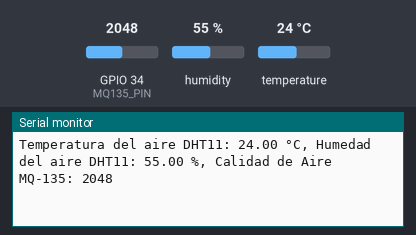
This sketch was run on a simulated ESP32. Parts: the last lines printed to the serial monitor. The inputs (shaded band) are chosen by the test bench; at power-on: humidity 55 %, GPIO 34 (MQ135_PIN) = 2048, temperature 24 °C. Storage starts empty.

Above: at 5.8 s.
5.9 s: humidity set to 22 %
At 11.3 s:
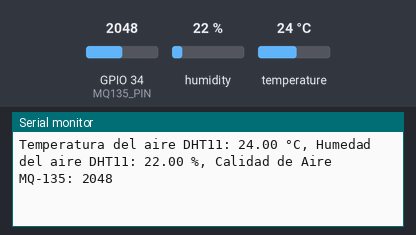
11.9 s: GPIO 34 (MQ135_PIN) set to 2866
At 16.5 s:
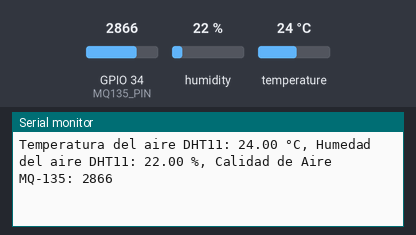
17.9 s: temperature set to 12 °C
At 21.7 s:
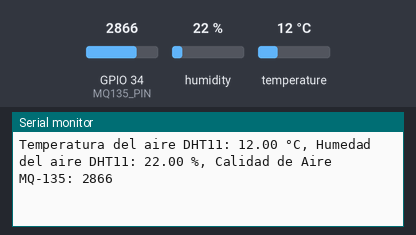
23.9 s: GPIO 34 (MQ135_PIN) set to 3603
At 25.6 s:
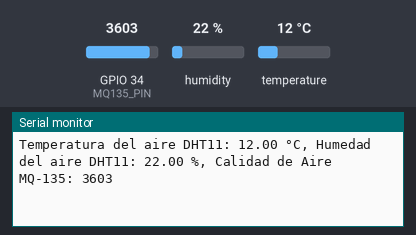
29.9 s: humidity set to 40 %
At 30.8 s:
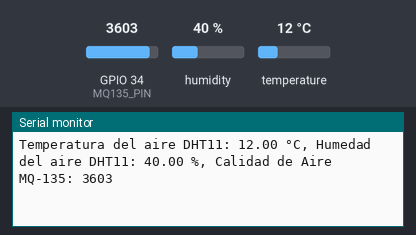
Timing chart, 0 to 32.9 s (numbered marks = the images above; inputs shaded):
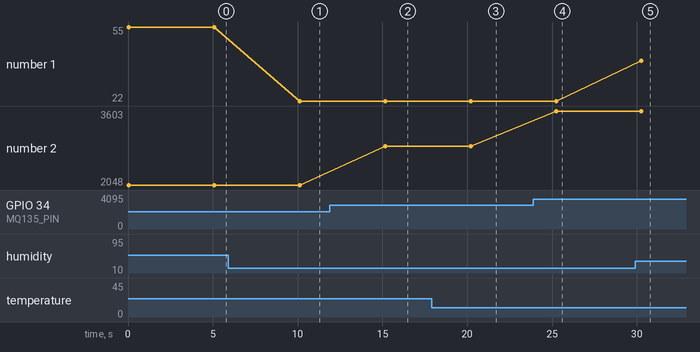

Measured:
- after the input at 5.9 s, the serial monitor: prints a new line after 4.2 s (image 1)
- after the input at 11.9 s, the serial monitor: prints a new line after 3.3 s (image 2)
- after the input at 17.9 s, the serial monitor: prints a new line after 2.3 s (image 3)
- after the input at 23.9 s, the serial monitor: prints a new line after 1.3 s (image 4)
- after the input at 29.9 s, the serial monitor: prints a new line after 0.37 s (image 5)
- plotted number 1: 55 → 22 after the input at 5.9 s, 22 → 40 after the input at 29.9 s
- plotted number 2: 2048 → 2866 after the input at 11.9 s, 2866 → 3603 after the input at 23.9 s

The sketch:

ESP32_2.0.ino
```cpp
#include <DHT.h>
#include <SD.h>
#include <SPI.h>

// Pines
#define DHTPIN 15
#define MQ135_PIN 34
#define SD_CS_PIN 5

// Definiciones

DHT dht(DHTPIN, DHT11);
File dataFile;

void setup()
{
    Serial.begin(115200); // Velocidad de baudios para el ESP32

    // Inicializar sensores

    dht.begin();

    // Inicializar SD
    if (!SD.begin(SD_CS_PIN))
    {
        Serial.println("Error al inicializar la tarjeta SD");
        return;
    }
    Serial.println("Tarjeta SD inicializada correctamente");

    // Crear o abrir archivo
    dataFile = SD.open("/test.txt", FILE_WRITE);
    if (dataFile)
    {
        dataFile.println("Temperatura del aire DHT11,Humedad del aire DHT11,Calidad de Aire MQ-135");
        dataFile.close();
    }
    else
    {
        Serial.println("Error al abrir el archivo en la SD");
    }
}

void loop()
{
    // Leer sensores

    float tempDHT11 = dht.readTemperature();
    float humidityDHT11 = dht.readHumidity();

    int mq135Value = analogRead(MQ135_PIN);

    // Imprimir datos en el monitor serial

    Serial.print("Temperatura del aire DHT11: ");
    Serial.print(tempDHT11);
    Serial.print(" °C, ");

    Serial.print("Humedad del aire DHT11: ");
    Serial.print(humidityDHT11);
    Serial.print(" %, ");

    Serial.print("Calidad de Aire MQ-135: ");
    Serial.println(mq135Value);

    // Guardar datos en la SD
    dataFile = SD.open("/test.txt", FILE_WRITE);
    if (dataFile)
    {

        dataFile.print(tempDHT11);
        dataFile.print(",");
        dataFile.print(humidityDHT11);
        dataFile.print(",");
        dataFile.println(mq135Value);
        dataFile.close();
    }
    else
    {
        Serial.println("Error al escribir en la SD");
    }


    delay(5000);
}
```
